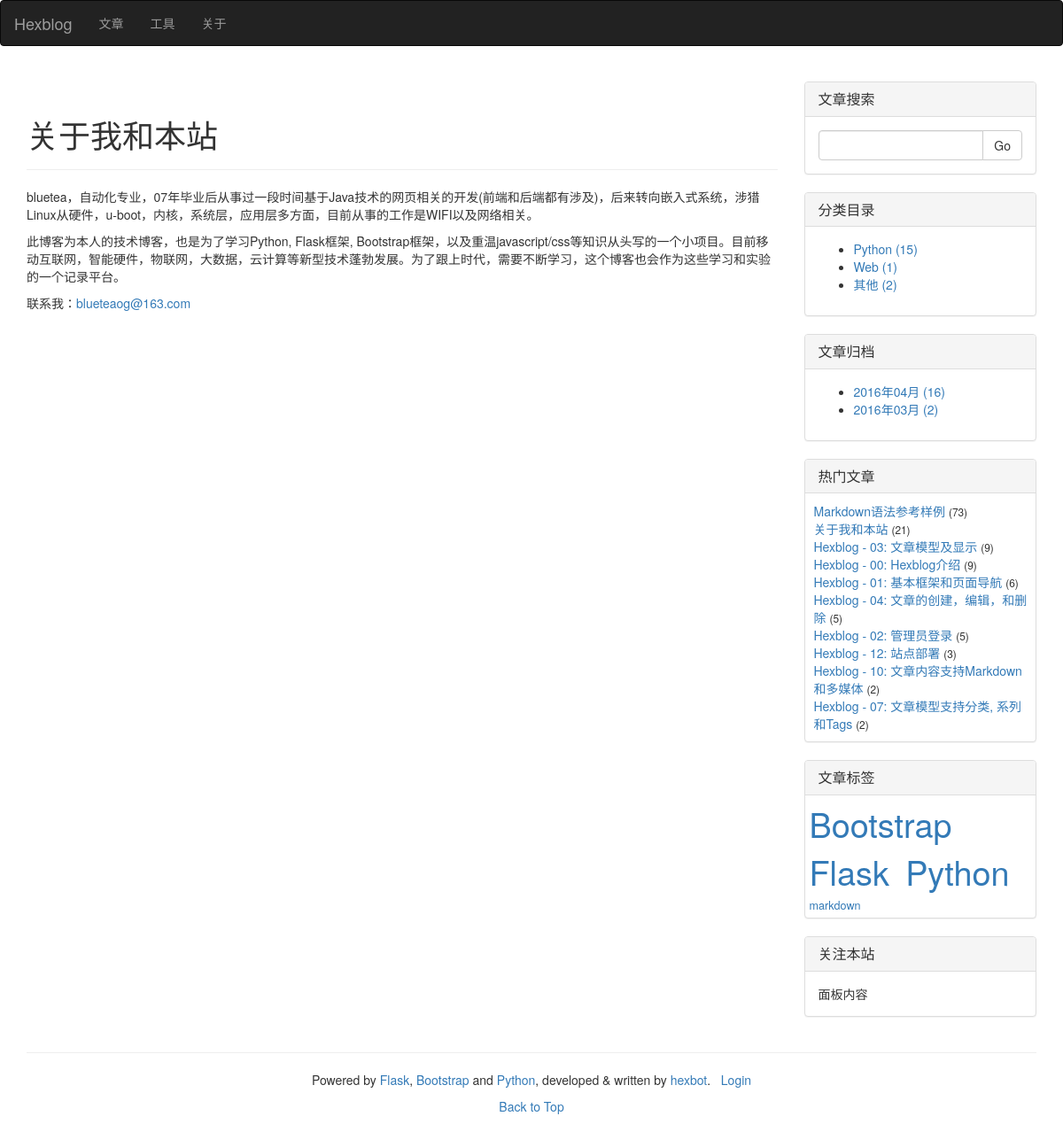
/about, run on the app's committed database.
### manage.py (models this page shows, shortened)
class Article(db.Model):
    __tablename__ = 'articles'
    id = db.Column(db.Integer, primary_key=True)
    title = db.Column(db.Unicode(128), unique=True, index=True, nullable=False)
    content = db.Column(db.UnicodeText) # plain-text or markdown
    content_html = db.Column(db.UnicodeText) # html
    content_pre = db.Column(db.UnicodeText) # several top lines for preview in 'index' page
    content_size = db.Column(db.Integer)
    time_created = db.Column(db.DateTime, index=True, default=datetime.now())
    time_modified = db.Column(db.DateTime, index=True, default=datetime.now())
    read_count = db.Column(db.Integer)
    private = db.Column(db.Boolean) # non-public, or hidden
    category_id = db.Column(db.Integer, db.ForeignKey('categories.id'))
    series_id = db.Column(db.Integer, db.ForeignKey('series.id'), nullable=True) # could be null
    tags = db.Column(db.Unicode(256), index=True, nullable=True) # space separated tag worlds

class Category(db.Model):
    __tablename__ = 'categories'
    id = db.Column(db.Integer, primary_key=True)
    name = db.Column(db.Unicode(32), unique=True, index=True, nullable=False)
    articles = db.relationship('Article', backref='category', lazy='dynamic')

### manage.py (the view)
@app.route('/about')
def about():
    article = Article.query.filter_by(id=app.config['HEXBLOG_ABOUT_ARTICLE_NUM']).first()
    return render_template('about.html', article=article)

### manage.py (called while the page is built)
def update_tags_cache(articles=None, reverse=False):
    tags = {}
    if not articles:
        articles = Article.query.order_by(Article.title).all()
    for article in articles:
        if not article.tags:
            continue
        for tag in article.tags.split():
            tags.setdefault(tag, set())
            tags[tag].add(article)
    return sorted(tags.items(), reverse=reverse) # _list_ of item: ('tag', {art1, art2, ...})

### templates/about.html (shortened to what this page needs)
{% extends 'base.html' %}
{% block page_content %}
<div class="page-header">
	<h1>关于我和本站</h1>
</div>
<div class="post">
    <div class="post_body">
        {% if article.content_html %}
            {{ article.content_html|safe }}
        {% else %}
            {{ article.content }}
        {% endif %}
    </div>
</div>
{% endblock %}

### templates/_macros.html (shortened to what this page needs)
{% macro widget_search(data, endpoint) %}
<div class="panel panel-default">
    <div class="panel-heading">
        <h3 class="panel-title">文章搜索</h3>
    </div>
    <div class="panel-body">
        <form id="search_form" name="search_form" action="search" method="POST" role="form">
            <div class="input-group">
               <input id="searched_words" name="searched_words" type="text" class="form-control">
               <span class="input-group-btn">
                  <button class="btn btn-default" type="submit">Go</button>
               </span>
            </div>
        </form>
    </div>
</div>
{% endmacro %}
{% macro widget_category(data, endpoint) %}
<div class="panel panel-default">
    <div class="panel-heading">
        <h3 class="panel-title">分类目录</h3>
    </div>
    <div class="panel-body">
        <ul>
            {% for category, num in data.items() %}
                <li>
                    <a href="{{ url_for(endpoint, by='category') }}#{{ category.name }}">
                        {{ category.name }} ({{ num }})
                    </a>
                </li>
            {% endfor %}
        </ul>
    </div>
</div>
{% endmacro %}
{% macro widget_archive(data, endpoint) %}
<div class="panel panel-default">
    <div class="panel-heading">
        <h3 class="panel-title">文章归档</h3>
    </div>
    <div class="panel-body">
        <ul>
            {% for year, months in data.items() %}
                {% for month, num in months.items() %}
                    <li>
                        <a href="{{ url_for(endpoint, by='time_created') }}#{{ year }}-{{ month }}">
                            {{ year }}年{{ "%02d"|format(month) }}月 ({{ num }})
                        </a>
                    </li>
                {% endfor %}
            {% endfor %}
        </ul>
    </div>
</div>
{% endmacro %}
{% macro widget_popular(data, endpoint) %}
<div class="panel panel-default">
    <div class="panel-heading">
        <h3 class="panel-title">热门文章</h3>
    </div>
    <div class="panel-body" style="padding: 10px 5px 10px 10px;">
        {% for article in data %}
        <a href="{{ url_for(endpoint, id=article.id) }}">{{ article.title|truncate(30, True) }}</a> <small>({{ article.read_count }})</small><br>
        {% endfor %}
    </div>
</div>
{% endmacro %}
{% macro widget_tags(data, endpoint) %}
    {% set num_min, num_max = data[0] %}
    {% set font_min, font_max = (90, 270) %}
    {% if num_min == num_max or num_min == -1 %}
    {%      set size_delta = 0 %}
    {% else %}
    {%      set size_delta = ((font_max - font_min) // (num_max - num_min)) %}
    {% endif %}
<div class="panel panel-default">
    <div class="panel-heading">
        <h3 class="panel-title">文章标签</h3>
    </div>
    <div class="panel-body" style="padding: 5px;">
        {% for tag_data in data[1:] %}
        <a href="{{ url_for(endpoint, by='tag') }}#{{ tag_data[0] }}">
            <span style="font-size:{{ (tag_data[1] - num_min) * size_delta + font_min }}%">{{ tag_data[0] }}<span>
        </a>&nbsp;
        {% endfor %}
    </div>
</div>
{% endmacro %}

### data on the page
Article: content_html "bluetea，自动化专业，07年毕业后从事过一段时间基于Java技术的网页相关的开发(前端和后端都有涉及)，后来转向嵌入式系统，涉猎Linux从硬件，u-boot，内核，系统层，应用层多方面，目前从事的工作是WIFI以及网络相关。 此博客为本人的技术博客，也是为了学习Python, Flask框架, Bootstrap框架，以及重温javascript/css等知识从头写的一个小项目。目前移动互联网，智能硬件，物联网，大数据，云计算等新型技术蓬勃发展。为了跟上时代，需要不断学习，这个博客也会作为这些学习和实验的一个记录平台。 联系我： blueteaog@163.com", title "关于我和本站", read_count "21"
Category: name "Python", num "15"
Category: name "Web", num "1"
Category: name "其他", num "2"
Article: title "Markdown语法参考样例", read_count "73", tags "markdown"
Article: title "Hexblog - 03: 文章模型及显示", read_count "9"
Article: title "Hexblog - 00: Hexblog介绍", read_count "9"
Article: title "Hexblog - 01: 基本框架和页面导航", read_count "6"
Article: title "Hexblog - 04: 文章的创建，编辑，和删除", read_count "5"
Article: title "Hexblog - 02: 管理员登录", read_count "5"
Article: title "Hexblog - 12: 站点部署", read_count "3"
Article: title "Hexblog - 10: 文章内容支持Markdown和多媒体", read_count "2"
Article: title "Hexblog - 07: 文章模型支持分类, 系列和Tags", read_count "2"

### other printed values
{{ year }} "2016" "2016"
{{ "%02d"|format(month) }} "04" "03"
{{ num }} "16" "2"
{{ tag_data[0] }} "Bootstrap" "Flask" "Python"
